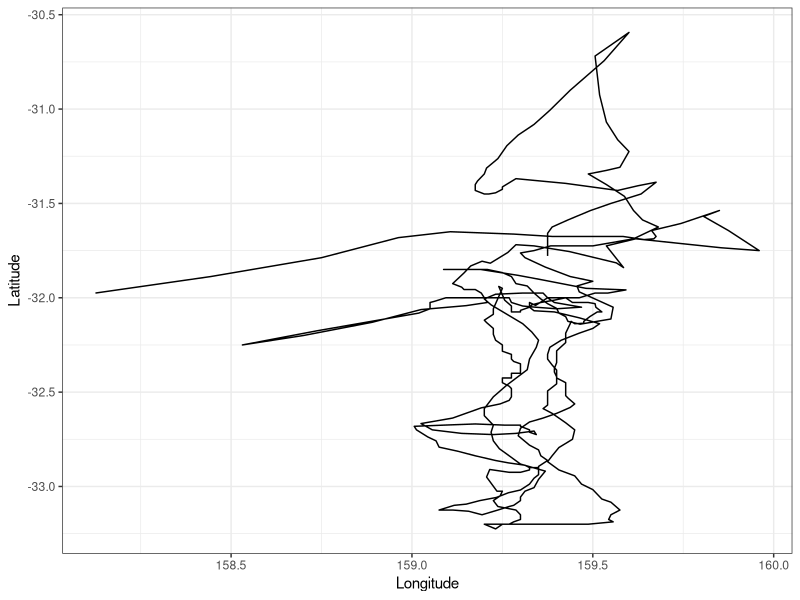

Recreate this plot in R.
library(tidyverse)

hack_meta <- read_csv("2024/Projects/Fish-DAT/data/HackathonMetadata.csv")

chosen_cols <- read_csv("2024/Projects/Fish-DAT/data/monthly_colour_palette.csv")

# 1 Jan   #D33C35
# 2 Feb   #902e39
# 3 Mar   #b200b2
# 4 Apr   #df6b87
# 5 May   #ffd2da
# 6 Jun   #42deeb
# 7 Jul   #146de7
# 8 Aug   #10abb8
# 9 Sep   #40C362
# 10 Oct   #87c24b
# 11 Nov   #F2BC11
# 12 Dec   #FE9000

loc_227150 <- read_csv("2024/Projects/Fish-DAT/data/227150/227150_daily-positions.csv")

ggplot(data = loc_227150) +
  geom_path(aes(x = Longitude,
                y = Latitude)) +
  theme_bw()

mld_227150 <- read_csv("2024/Projects/Fish-DAT/data/227150/227150-MixLayer.csv")
